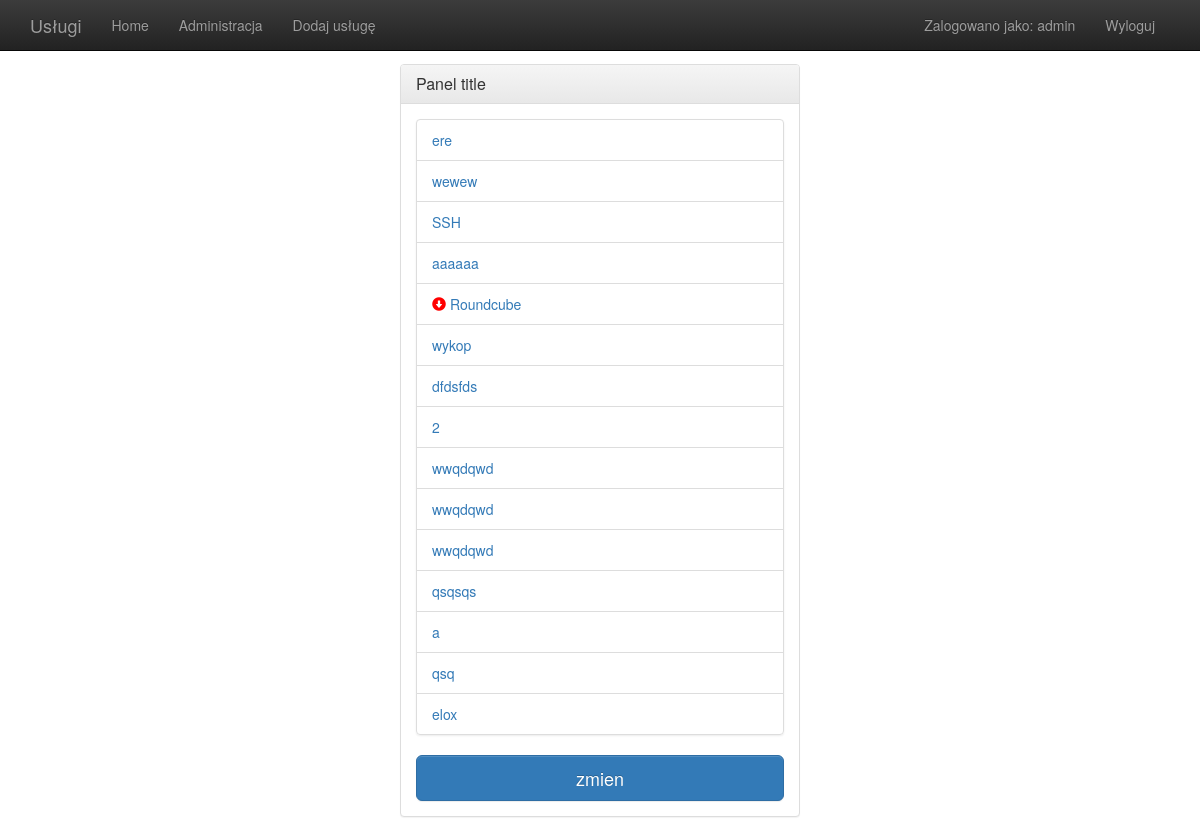
The app's page / (signed in), older data.
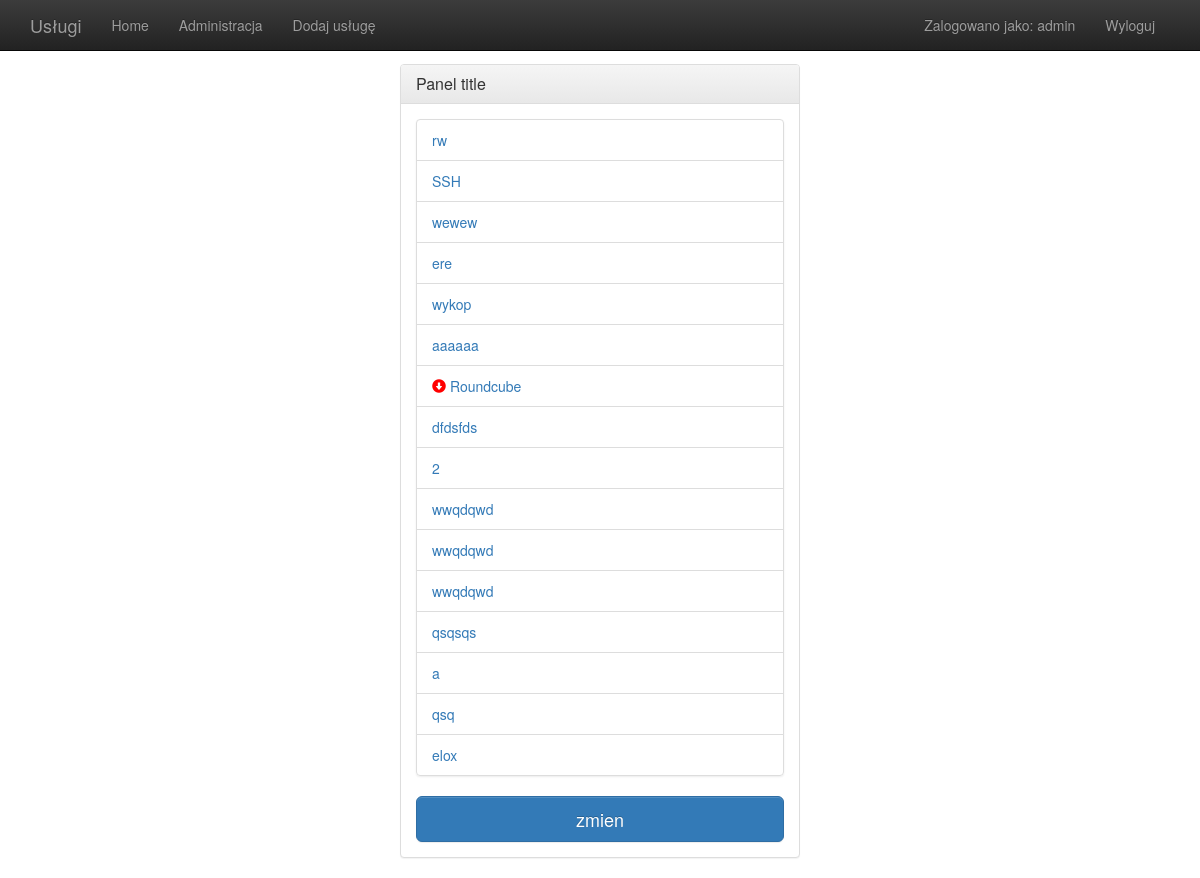
The same page, newer data.
### blog/models.py (models this page shows, shortened)
class Usluga(models.Model):
	nazwa = models.CharField('nazwa usługi', max_length=100)
	adres = models.URLField('adres URL', blank=True)
	plik_service = models.CharField('nazwa pliku service', max_length=100, blank=True)
	opis = models.CharField('opisik', max_length=1000, default="")
	kolejnosc = models.IntegerField(default=0) #ustaw przy migracji
	class Meta:
		verbose_name_plural = "usługi"
		verbose_name = "usługa"

### blog/views.py (the view)
# urls.py: url(r'^$', views.uslugi, name='index'),
@corobic
def uslugi(request):
	systemd_manager = Manager()
	lista_baza = Usluga.objects.all()
	for x in lista_baza:
		try: #nieistniejacy plik service spowoduje błąd
			if x.plik_service: #jeśli jest okreslony plik oslugi podanyistnieje w systemie
				unit = systemd_manager.get_unit(x.plik_service)
				x.activeState = unit.properties.ActiveState
		except:
			pass
	lista_baza=sorted(lista_baza, key=lambda x: x.kolejnosc)
	kontekst = {
		'lista_uslug': lista_baza
	}
	systemd_manager.unsubscribe()
	return render(request, 'main.html', kontekst)

### blog/templates/main.html
{% extends "base.html" %}
{% block zawartosc %}
<div class="container margines_1em waski">
	<div class="panel panel-default">
		<div class="panel-heading">
			<h3 class="panel-title">Panel title</h3>
		</div>
		<div class="panel-body">
		{% include "komponenty/lista_uslug.html" %}
		</div>
	</div>
</div>
{% endblock %}

### blog/templates/base.html (shortened to what this page needs)
{% load staticfiles %}
<!DOCTYPE html>
 <html class="no-js">
    <head>
		<link rel="stylesheet" type="text/css" href="https://cdnjs.cloudflare.com/ajax/libs/twitter-bootstrap/3.3.4/css/bootstrap-theme.min.css">
		<link rel="stylesheet" type="text/css" href="https://cdnjs.cloudflare.com/ajax/libs/twitter-bootstrap/3.3.4/css/bootstrap.css">
<link rel="stylesheet" type="text/css" href="https://cdnjs.cloudflare.com/ajax/libs/jqueryui/1.11.4/jquery-ui.css">
		<link rel="stylesheet" type="text/css" href="{% static "css/style.css" %}">
    </head>
    <body>
    <nav class="navbar navbar-inverse navbar-fixed-top">
    <div class="container">
        <div class="navbar-header">
            <a class="navbar-brand" href="#">Usługi</a>
        </div>
        <div id="navbar" class="collapse navbar-collapse">
            <ul class="nav navbar-nav ">
                <li><a href="{% url 'blog.views.uslugi' %}">Home</a></li>
                <li><a href="{% url 'admin:index' %}">Administracja</a></li>
                <li><a href="{% url 'blog.views.dodajnowy' %}">Dodaj usługę</a></li>
            </ul>
            <ul class="nav navbar-nav pull-right">
                {% if user.is_authenticated %}
                <li><a href="">Zalogowano jako: {{ user.get_username }} </a></li>
                <li><a href="{% url 'blog.views.wyloguj' %}">Wyloguj </a></li>
                {% else %}
                <li><a href="{% url 'blog.views.logowanie' %}">Zalgoguj</a></li>
                {% endif %}
            </ul>
        </div>
    </div>
</nav>
        {% block zawartosc %}
        {% endblock %}
    </body>
</html>

### blog/templates/komponenty/lista_uslug.html (shortened to what this page needs)
<ul class="list-group" id="sortable">
{% for x in lista_uslug %}
	<li class="list-group-item" id="pozycja_{{ x.id}}">
		<div class="row">
			<div class="col-sm-8" id="vertical-center" >
				{%if x.opis%}
				<span id="ikona_{{ x.id }}" class="glyphicon glyphicon-circle-arrow-down" aria-hidden="true"></span>
				{%endif%}
				<a href="{{ x.adres }}">{{ x.nazwa }}</a>
			</div>
			<div class="col-sm-4 text-right">
			</div>
</div>
</li>
{% endfor %}
</ul>
<button id="zmien" class="btn btn-lg btn-primary btn-block">zmien</button>

### blog/static/css/style.css (style rules this page uses)
body { padding-top: 50px; }
.margines_1em { margin-top: 1em; }
.waski { max-width: 430px; }
.glyphicon-circle-arrow-down { color: red; }

Row changes from the older to the newer data that the page shows:
added Usluga: nazwa "rw"
changed Usluga "SSH": moves up the list
changed Usluga "wewew": moves down the list
shown differently, row unchanged: Usluga "wykop": moves up the list
